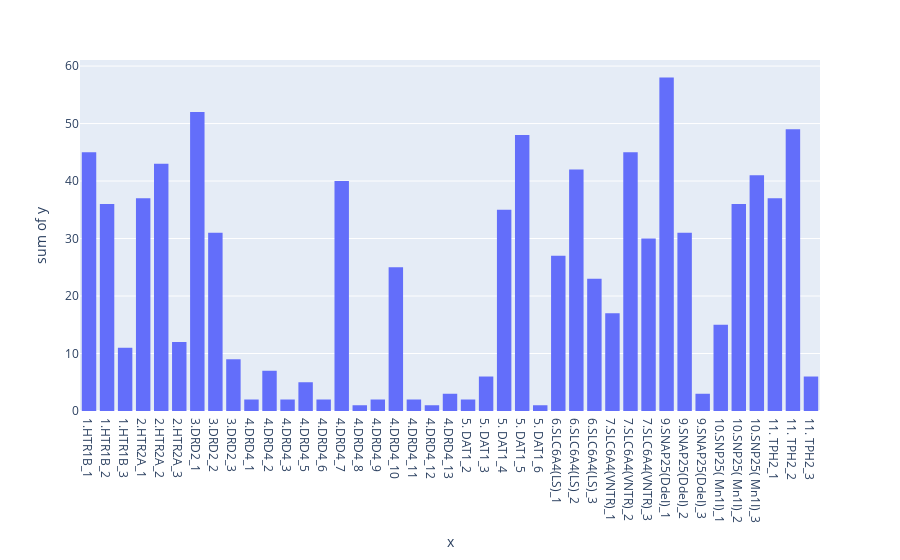

The code cell stored with this chart in its notebook:
### Markdown cell above
The TDAH column reveal some apparently strong positive and negative correlactions. However, it must be visualized taking into account the next histogram. Observe that some SNPs do not have a lot of data, so any significative correlation could be despicable.

### Code cell
data_per_snp = pd.DataFrame(df_autosomal_transformed.iloc[:,2:].sum())
data_per_snp.reset_index(inplace=True)
data_per_snp.columns=["SNP","Count"]
fig = px.histogram(x=data_per_snp["SNP"], y=data_per_snp["Count"])
fig.show()

### Figure 1 — Plotly figure (JSON) as saved in the notebook; plotly's stock layout.template omitted (floating-point values rounded to 4 significant figures)
{"data": [{"alignmentgroup": "True", "bingroup": "x", "histfunc": "sum", "hovertemplate": "x=%{x}<br>sum of y=%{y}<extra></extra>", "legendgroup": "", "marker": {"color": "#636efa", "pattern": {"shape": ""}}, "name": "", "offsetgroup": "", "orientation": "v", "showlegend": false, "type": "histogram", "x": ["1.HTR1B_1", "1.HTR1B_2", "1.HTR1B_3", "2.HTR2A_1", "2.HTR2A_2", "2.HTR2A_3", "3.DRD2_1", "3.DRD2_2", "3.DRD2_3", "4.DRD4_1", "4.DRD4_2", "4.DRD4_3", "4.DRD4_5", "4.DRD4_6", "4.DRD4_7", "4.DRD4_8", "4.DRD4_9", "4.DRD4_10", "4.DRD4_11", "4.DRD4_12", "4.DRD4_13", "5. DAT1_2", "5. DAT1_3", "5. DAT1_4", "5. DAT1_5", "5. DAT1_6", "6.SLC6A4(LS)_1", "6.SLC6A4(LS)_2", "6.SLC6A4(LS)_3", "7.SLC6A4(VNTR)_1", "7.SLC6A4(VNTR)_2", "7.SLC6A4(VNTR)_3", "9.SNAP25(DdeI)_1", "9.SNAP25(DdeI)_2", "9.SNAP25(DdeI)_3", "10.SNP25( Mn1I)_1", "10.SNP25( Mn1I)_2", "10.SNP25( Mn1I)_3", "11. TPH2_1", "11. TPH2_2", "11. TPH2_3"], "xaxis": "x", "y": [45, 36, 11, 37, 43, 12, 52, 31, 9, 2, 7, 2, 5, 2, 40, 1, 2, 25, 2, 1, 3, 2, 6, 35, 48, 1, 27, 42, 23, 17, 45, 30, 58, 31, 3, 15, 36, 41, 37, 49, 6], "yaxis": "y"}], "layout": {"barmode": "relative", "legend": {"tracegroupgap": 0}, "margin": {"t": 60}, "xaxis": {"anchor": "y", "domain": [0, 1], "title": {"text": "x"}}, "yaxis": {"anchor": "x", "domain": [0, 1], "title": {"text": "sum of y"}}}}
